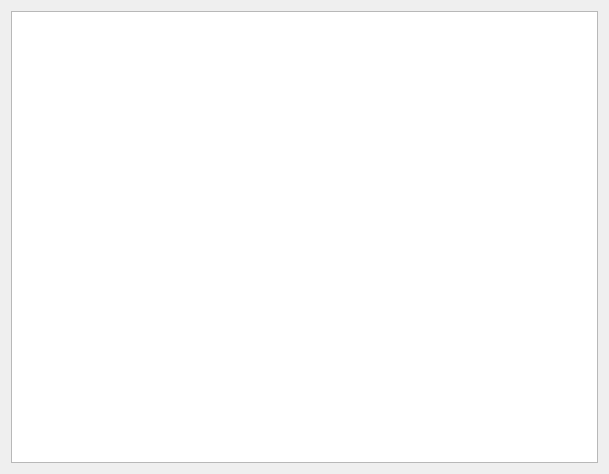
<?xml version="1.0" encoding="UTF-8"?>
<ui version="4.0">
 <class>Runtime</class>
 <widget class="QWidget" name="Runtime">
  <property name="geometry">
   <rect>
    <x>0</x>
    <y>0</y>
    <width>609</width>
    <height>474</height>
   </rect>
  </property>
  <property name="windowTitle">
   <string>Form</string>
  </property>
  <layout class="QVBoxLayout" name="verticalLayout">
   <item>
    <widget class="QTextBrowser" name="textBrowser"/>
   </item>
  </layout>
 </widget>
 <resources/>
 <connections/>
</ui>
